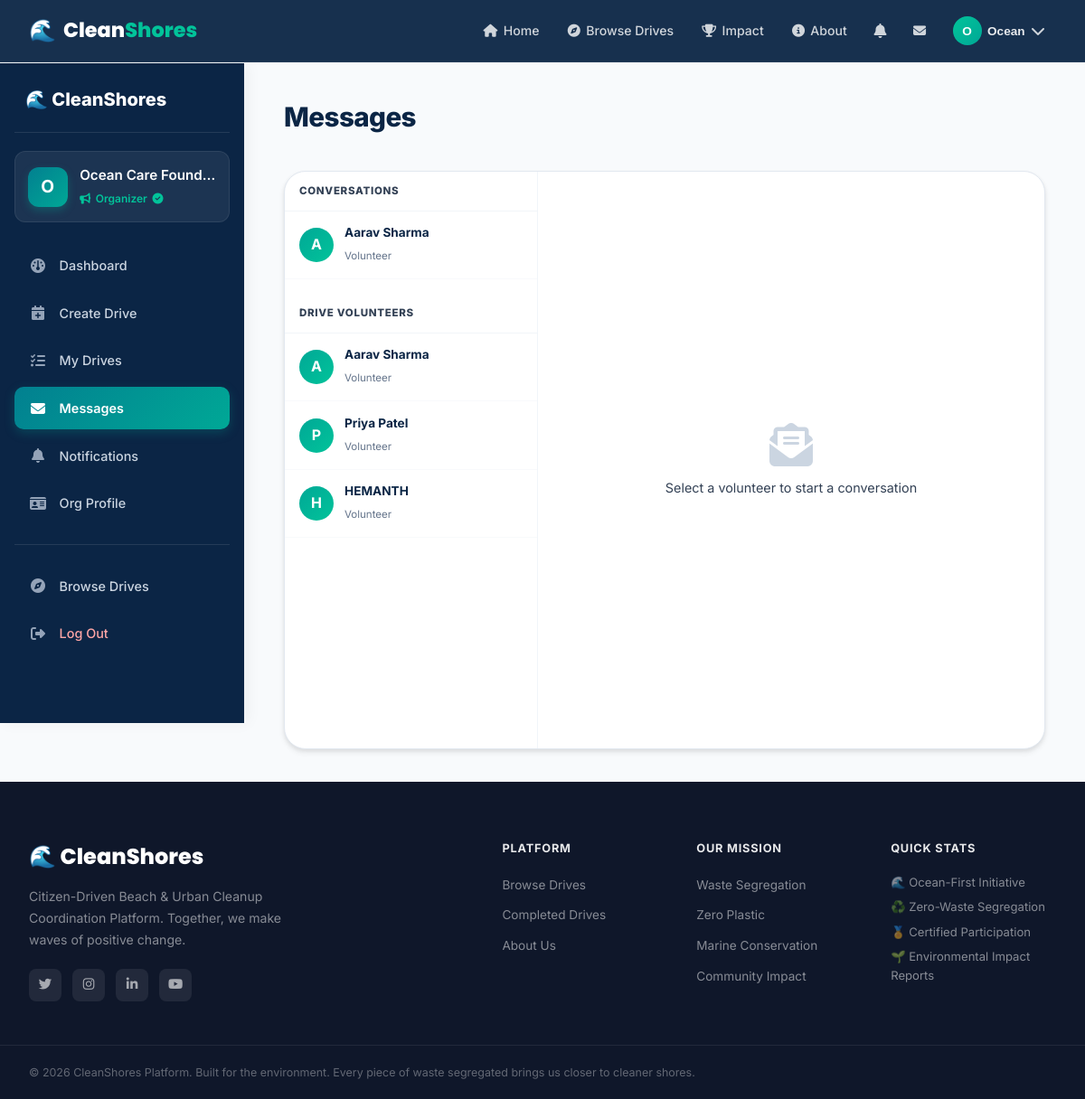
The app's page /organizer/messages (signed in) with its own data.
### models/user.py (models this page shows, shortened)
class User(db.Model):
    __tablename__ = 'users'
    id = db.Column(db.Integer, primary_key=True)
    username = db.Column(db.String(80), unique=True, nullable=False, index=True)
    email = db.Column(db.String(120), unique=True, nullable=False, index=True)
    password_hash = db.Column(db.String(255), nullable=False)
    full_name = db.Column(db.String(120), nullable=False)
    phone = db.Column(db.String(20), nullable=True)
    role = db.Column(db.String(20), nullable=False, default='volunteer')  # 'organizer', 'volunteer', 'admin'
    profile_pic = db.Column(db.String(255), nullable=True)
    bio = db.Column(db.Text, nullable=True)
    location = db.Column(db.String(120), nullable=True)
    college_or_org = db.Column(db.String(150), nullable=True)
    skills_interests = db.Column(db.String(255), nullable=True)  # e.g., 'Waste Segregation, First Aid, Photography'
    is_active = db.Column(db.Boolean, default=True)
    created_at = db.Column(db.DateTime, default=datetime.utcnow)
    drives_organized = db.relationship('Drive', backref='organizer', lazy='dynamic', cascade='all, delete-orphan')
    participations = db.relationship('Participation', backref='volunteer', lazy='dynamic', cascade='all, delete-orphan')
    verification = db.relationship('OrganizerVerification', foreign_keys='OrganizerVerification.user_id', backref='user', uselist=False, cascade='all, delete-orphan')
    notifications = db.relationship('Notification', backref='user', lazy='dynamic', cascade='all, delete-orphan')
    sent_messages = db.relationship('Message', foreign_keys='Message.sender_id', backref='sender', lazy='dynamic')
    received_messages = db.relationship('Message', foreign_keys='Message.recipient_id', backref='recipient', lazy='dynamic')
    @property
    def is_verified(self):
        if self.role in ('admin', 'organizer'):
            return True
        return False

### routes/organizer.py (the view, shortened to what this page needs)
@organizer_bp.route('/messages', methods=['GET', 'POST'])
@organizer_only
def messages():
    user = get_current_user()
    received = Message.query.filter_by(recipient_id=user.id).order_by(Message.created_at.desc()).all()
    sent = Message.query.filter_by(sender_id=user.id).order_by(Message.created_at.desc()).all()
    conversation_users = {}
    for m in received + sent:
        other_id = m.sender_id if m.recipient_id == user.id else m.recipient_id
        if other_id and other_id not in conversation_users:
            other_user = User.query.get(other_id)
            if other_user:
                conversation_users[other_id] = other_user
    drive_volunteers = db.session.query(User).join(Participation, User.id == Participation.volunteer_id)\
        .join(Drive, Drive.id == Participation.drive_id)\
        .filter(Drive.organizer_id == user.id, Participation.status != 'cancelled')\
        .distinct().all()
    selected_user_id = request.args.get('with', type=int)
    selected_user = None
    thread_messages = []
    return render_template('organizer/messages.html',
                           user=user, conversation_users=list(conversation_users.values()),
                           drive_volunteers=drive_volunteers,
                           selected_user=selected_user, thread_messages=thread_messages)

### templates/organizer/messages.html (shortened to what this page needs)
{% extends "base.html" %}
{% block body_class %}dashboard-page{% endblock %}
{% block content %}
<div class="dashboard-layout">
    {% include 'organizer/_sidebar.html' %}
    <div class="dashboard-main">
        <div class="dashboard-topbar">
            <h1 class="dashboard-page-title">Messages</h1>
        </div>
        <div class="messages-layout">
            <div class="msg-sidebar">
                <div class="msg-sidebar-header">Conversations</div>
                {% if conversation_users %}
                    {% for u in conversation_users %}
                    <a href="{{ url_for('organizer.messages', **{'with': u.id}) }}" class="msg-conversation {% if selected_user and selected_user.id == u.id %}active{% endif %}">
                        <div class="msg-conv-avatar">{{ u.full_name[0].upper() }}</div>
                        <div class="msg-conv-info">
                            <strong>{{ u.full_name }}</strong>
                            <small>{{ u.role.capitalize() }}</small>
                        </div>
                    </a>
                    {% endfor %}
                {% else %}
                    <p class="msg-empty-sidebar">No conversations yet.</p>
                {% endif %}
                <div class="msg-sidebar-header" style="margin-top:1rem;">Drive Volunteers</div>
                {% for u in drive_volunteers %}
                <a href="{{ url_for('organizer.messages', **{'with': u.id}) }}" class="msg-conversation {% if selected_user and selected_user.id == u.id %}active{% endif %}">
                    <div class="msg-conv-avatar">{{ u.full_name[0].upper() }}</div>
                    <div class="msg-conv-info">
                        <strong>{{ u.full_name }}</strong>
                        <small>Volunteer</small>
                    </div>
                </a>
                {% endfor %}
            </div>
            <div class="msg-thread">
                {% if selected_user %}
                <div class="msg-thread-header">
                    <div class="msg-conv-avatar">{{ selected_user.full_name[0].upper() }}</div>
                    <div>
                        <strong>{{ selected_user.full_name }}</strong>
                        <small>{{ selected_user.role.capitalize() }}</small>
                    </div>
                </div>
                <div class="msg-thread-body" id="msgThreadBody">
                    {% for m in thread_messages %}
                    <div class="msg-bubble {% if m.sender_id == current_user.id %}msg-bubble-sent{% else %}msg-bubble-recv{% endif %}">
                        <div class="msg-bubble-text">{{ m.message_text }}</div>
                        <div class="msg-bubble-time">{{ m.created_at.strftime('%b %d, %I:%M %p') }}</div>
                    </div>
                    {% endfor %}
                </div>
                <form method="POST" action="{{ url_for('organizer.messages') }}" class="msg-compose">
                    <input type="hidden" name="recipient_id" value="{{ selected_user.id }}">
                    <textarea name="message_text" class="msg-input" placeholder="Type a message..." rows="2" required></textarea>
                    <button type="submit" class="msg-send-btn"><i class="fa-solid fa-paper-plane"></i></button>
                </form>
                {% else %}
                <div class="msg-empty-state">
                    <i class="fa-solid fa-envelope-open-text" style="font-size:3rem;color:var(--gray-300);"></i>
                    <p>Select a volunteer to start a conversation</p>
                </div>
                {% endif %}
            </div>
        </div>
    </div>
</div>
{% endblock %}

### templates/base.html (shortened to what this page needs)
<!DOCTYPE html>
<html lang="en">
<head>
    <link rel="stylesheet" href="https://cdnjs.cloudflare.com/ajax/libs/font-awesome/6.5.0/css/all.min.css">
    <link rel="stylesheet" href="{{ url_for('static', filename='css/style.css') }}">
    <link rel="stylesheet" href="{{ url_for('static', filename='css/dashboard.css') }}">
    <link rel="stylesheet" href="{{ url_for('static', filename='css/responsive.css') }}">
</head>
<body class="{% block body_class %}{% endblock %}">
<nav class="cs-nav" id="mainNav">
    <div class="nav-container">
        <a href="{{ url_for('index') }}" class="nav-brand">
            <span class="brand-icon">🌊</span>
            <span class="brand-text">Clean<span class="brand-accent">Shores</span></span>
        </a>
        <div class="nav-links" id="navLinks">
            <a href="{{ url_for('index') }}" class="nav-link {% if request.endpoint == 'index' %}active{% endif %}">
                <i class="fa-solid fa-house"></i> Home
            </a>
            <a href="{{ url_for('drives.browse_drives') }}" class="nav-link {% if 'browse' in (request.endpoint or '') %}active{% endif %}">
                <i class="fa-solid fa-compass"></i> Browse Drives
            </a>
            <a href="{{ url_for('drives.completed_drives') }}" class="nav-link">
                <i class="fa-solid fa-trophy"></i> Impact
            </a>
            <a href="{{ url_for('about') }}" class="nav-link {% if request.endpoint == 'about' %}active{% endif %}">
                <i class="fa-solid fa-circle-info"></i> About
            </a>
            {% if current_user %}
                <div class="nav-notification" id="notifDropdown">
                    <button class="notif-btn" onclick="toggleNotifDropdown()">
                        <i class="fa-solid fa-bell"></i>
                    </button>
                </div>
                {% if current_user.role == 'organizer' %}
                <a href="{{ url_for('organizer.messages') }}" class="nav-link nav-icon-link">
                    <i class="fa-solid fa-envelope"></i>
                </a>
                {% elif current_user.role == 'volunteer' %}
                <a href="{{ url_for('volunteer.messages') }}" class="nav-link nav-icon-link">
                    <i class="fa-solid fa-envelope"></i>
                    {% if unread_messages > 0 %}<span class="notif-badge">{{ unread_messages }}</span>{% endif %}
                </a>
                {% endif %}
                <div class="nav-user-menu" id="userMenu">
                    <button class="user-btn" onclick="toggleUserMenu()">
                        <div class="user-avatar">{{ current_user.full_name[0].upper() }}</div>
                        <span class="user-name-short">{{ current_user.full_name.split()[0] }}</span>
                        <i class="fa-solid fa-chevron-down"></i>
                    </button>
                </div>
            {% endif %}
        </div>
    </div>
</nav>
<main>
    {% block content %}{% endblock %}
</main>
<footer class="cs-footer">
    <div class="footer-container">
        <div class="footer-brand">
            <div class="footer-logo">🌊 CleanShores</div>
            <p>Citizen-Driven Beach & Urban Cleanup Coordination Platform. Together, we make waves of positive change.</p>
            <div class="footer-social">
                <a href="#" title="Twitter"><i class="fa-brands fa-twitter"></i></a>
                <a href="#" title="Instagram"><i class="fa-brands fa-instagram"></i></a>
                <a href="#" title="LinkedIn"><i class="fa-brands fa-linkedin-in"></i></a>
                <a href="#" title="YouTube"><i class="fa-brands fa-youtube"></i></a>
            </div>
        </div>
        <div class="footer-links">
            <div class="footer-col">
                <h4>Platform</h4>
                <ul>
                    <li><a href="{{ url_for('drives.browse_drives') }}">Browse Drives</a></li>
                    <li><a href="{{ url_for('drives.completed_drives') }}">Completed Drives</a></li>
                    <li><a href="{{ url_for('about') }}">About Us</a></li>
                </ul>
            </div>
            <div class="footer-col">
                <h4>Our Mission</h4>
                <ul>
                    <li><a href="#">Waste Segregation</a></li>
                    <li><a href="#">Zero Plastic</a></li>
                    <li><a href="#">Marine Conservation</a></li>
                    <li><a href="#">Community Impact</a></li>
                </ul>
            </div>
            <div class="footer-col">
                <h4>Quick Stats</h4>
                <div class="footer-stats">
                    <div class="footer-stat">🌊 Ocean-First Initiative</div>
                    <div class="footer-stat">♻️ Zero-Waste Segregation</div>
                    <div class="footer-stat">🏅 Certified Participation</div>
                    <div class="footer-stat">🌱 Environmental Impact Reports</div>
                </div>
            </div>
        </div>
    </div>
    <div class="footer-bottom">
        <p>&copy; 2026 CleanShores Platform. Built for the environment. Every piece of waste segregated brings us closer to cleaner shores.</p>
    </div>
</footer>
</body>
</html>

### templates/organizer/_sidebar.html (shortened to what this page needs)
<aside class="dashboard-sidebar">
    <div class="sidebar-brand">
        <a href="{{ url_for('index') }}">🌊 CleanShores</a>
    </div>
    <div class="sidebar-user">
        <div class="sidebar-avatar">{{ current_user.full_name[0].upper() }}</div>
        <div class="sidebar-user-info">
            <span class="sidebar-user-name">{{ current_user.full_name }}</span>
            <span class="sidebar-user-role">
                <i class="fa-solid fa-bullhorn"></i> Organizer
                {% if current_user.is_verified %}
                <i class="fa-solid fa-circle-check" style="color:#02C39A;" title="Verified"></i>
                {% endif %}
            </span>
        </div>
    </div>
    <nav class="sidebar-nav">
        <a href="{{ url_for('organizer.dashboard') }}" class="sidebar-link {% if request.endpoint == 'organizer.dashboard' %}active{% endif %}">
            <i class="fa-solid fa-gauge"></i> <span>Dashboard</span>
        </a>
        <a href="{{ url_for('organizer.create_drive') }}" class="sidebar-link {% if request.endpoint == 'organizer.create_drive' %}active{% endif %}">
            <i class="fa-solid fa-calendar-plus"></i> <span>Create Drive</span>
        </a>
        <a href="{{ url_for('organizer.my_drives') }}" class="sidebar-link {% if request.endpoint == 'organizer.my_drives' %}active{% endif %}">
            <i class="fa-solid fa-list-check"></i> <span>My Drives</span>
        </a>
        <a href="{{ url_for('organizer.messages') }}" class="sidebar-link {% if request.endpoint == 'organizer.messages' %}active{% endif %}">
            <i class="fa-solid fa-envelope"></i> <span>Messages</span>
        </a>
        <a href="{{ url_for('organizer.notifications') }}" class="sidebar-link {% if request.endpoint == 'organizer.notifications' %}active{% endif %}">
            <i class="fa-solid fa-bell"></i> <span>Notifications</span>
        </a>
        <a href="{{ url_for('organizer.verification') }}" class="sidebar-link {% if request.endpoint == 'organizer.verification' %}active{% endif %}">
            <i class="fa-solid fa-id-card"></i> <span>Org Profile</span>
        </a>
        <div class="sidebar-divider"></div>
        <a href="{{ url_for('drives.browse_drives') }}" class="sidebar-link">
            <i class="fa-solid fa-compass"></i> <span>Browse Drives</span>
        </a>
        <a href="{{ url_for('auth.logout') }}" class="sidebar-link sidebar-link-logout">
            <i class="fa-solid fa-right-from-bracket"></i> <span>Log Out</span>
        </a>
    </nav>
</aside>

### records on screen
User: full_name "O", full_name "Ocean", full_name "Ocean Care Found…"
User: full_name "A", full_name "Aarav Sharma", role "Volunteer"
User: full_name "P", full_name "Priya Patel"
User: full_name "H", full_name "HEMANTH"
